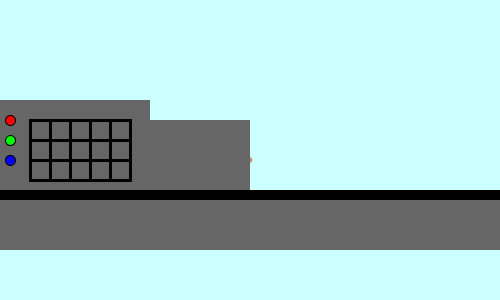
Frame 1 (no input)
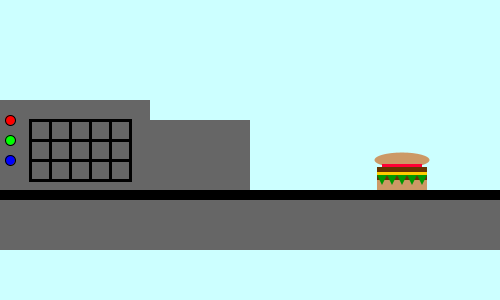
Frame 60 (the mouse pressed at the canvas centre just before this capture)
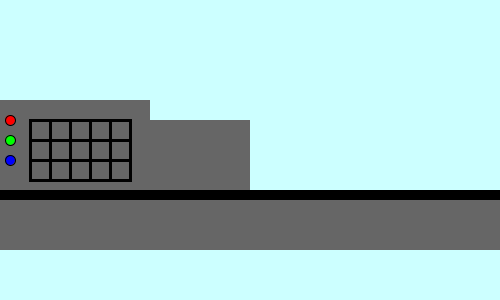
Frame 120 (the mouse held since frame 60 and released just before this capture)

The Processing sketch that drew these frames (run headless with seeded random() and noise(); from frame 60 on, the mouse is pressed at the canvas centre):

// Processing sketch: processing_134286
// ── processing_134286.pde

void setup(){  
size (500, 300);
smooth ();
}
int a=5;
int b=5;
int c=5;
int d=5;
int e=5;
int f=5;
int g=5;
int x=5;
int y=5;
int z=5;
int w=5;
int speed1=3;
int speed2=3;
int speed3=3;
int speed4=3;
int speed5=3;
int speed6=3;
int speed7=3;
int speed8=3;
int speed9=3;
int speed10=3;
int speed11=3;

void draw(){ 
background(204, 255, 255);

fill(102,102,102);
noStroke();
rect(0, 200, 500, 50);
rect(0, 100, 150, 150);

fill(0);
noStroke();
rect(0,190, 500, 10);

noFill();
stroke(0);
strokeWeight(3);
rect(30,120,100, 60);
rect(30,120,100, 40);
rect(30,120,100, 20);
rect(30,120,20, 60);
rect(30,120,40, 60);
rect(30,120,60, 60);
rect(30,120,80, 60);

fill(255,0,0);
strokeWeight(1);
ellipse(10, 120, 10, 10);
fill(0,255,0);
ellipse(10, 140, 10, 10);
fill(0,0,255);
ellipse(10, 160, 10, 10);

//animation
frameRate(30);
bun();
a=a+speed1;
if(a==500){
a=5;
}



buns();
b=b+speed2;
if(b==500){
b=5;
}

meat();
c=c+speed3;
if(c==500){
c=5;
}

meats();
d=d+speed4;
if(d==500){
d=5;
}


//lettuce
fill(0, 153, 0);
triangle(e+195,175,e+205, 175, e+200, 185);
e=e+speed5;
if(e==500){
e=5;
}


triangle(f+205,175,f+215, 175, f+210, 185);
f=f+speed6;
if(f==500){
f=5;
}

triangle(g+215,175,g+225, 175, g+220, 185);
g=g+speed7;
if(g==500){
g=5;
}

triangle(x+225,175,x+235, 175, x+230, 185);
x=x+speed8;
if(x==500){
x=5;
}

triangle(y+235,175,y+245, 175, y+240, 185);
y=y+speed9;
if(y==500){
y=5;
}


cheese();
z=z+speed10;
if(z==500){
z=5;
}


tomato();
w=w+speed11;
if(w==500){
w=5;
}

fill(102,102,102);
noStroke();
rect(150,120, 100, 70);

}

void bun(){
fill(204,153, 102);
noStroke();
ellipse(a+220, 160, 55, 15);
}

void buns(){
fill(204,153, 102);
noStroke();
rect(b+195, 180, 50, 10);
}

void meat(){
fill(102, 51,0);
noStroke();
rect(c+195, 175, 50, 5);
}

void meats(){
fill(102, 51,0);
noStroke();
rect(d+195, 167, 50, 5);
}

void cheese(){
fill(255, 204, 0);
noStroke();
rect(z+195,172,50,3);
}

void tomato(){
fill(255, 0,51);
noStroke();
rect(w+200,164, 40,3);
}
